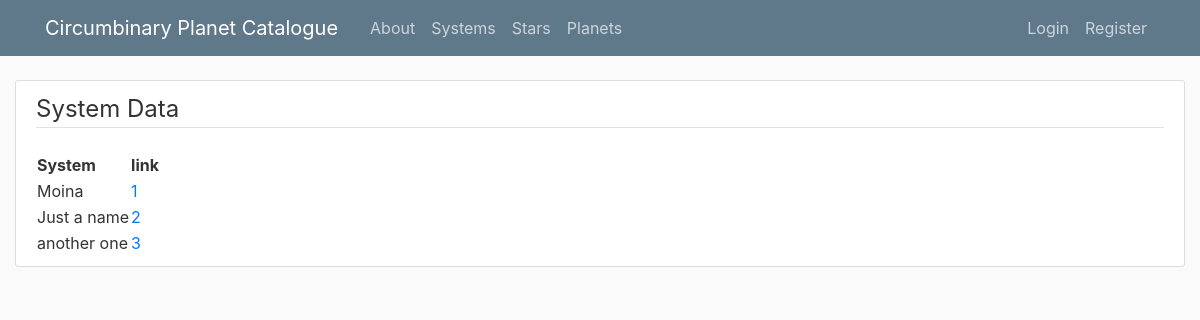
Page /systems/ on the earlier database version.
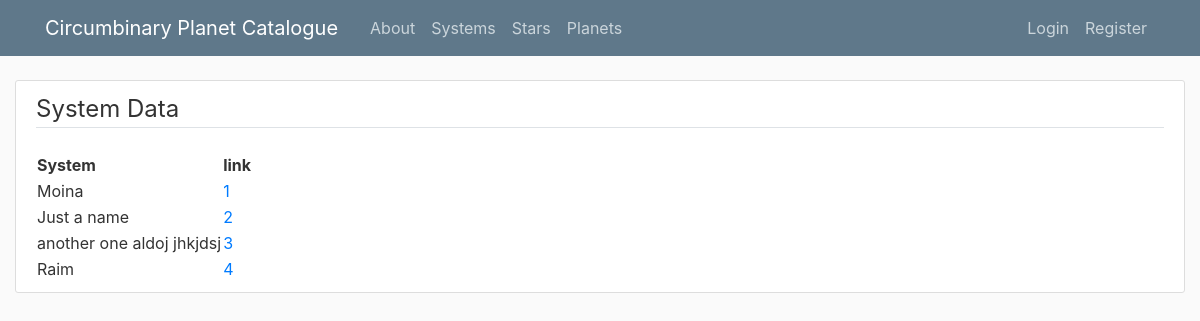
Same page on the later database version.
### flaskblog/models.py (models this page shows, shortened)
class System(db.Model):
    id = db.Column(db.Integer, primary_key=True)
    system_name = db.Column(db.String, nullable=False)
    gaia_id = db.Column(db.String)
    sp_type = db.Column(db.String)
    sp_type_ref = db.Column(db.String)
    ra = db.Column(db.String)
    ra_error_upper = db.Column(db.String)
    ra_error_lower = db.Column(db.String)
    dec = db.Column(db.String)
    dec_error_upper = db.Column(db.String)
    dec_error_lower = db.Column(db.String)
    ra_dec_ref = db.Column(db.Text)
    parallax = db.Column(db.String)
    parallax_error = db.Column(db.String)
    distance = db.Column(db.String)
    distance_error_upper = db.Column(db.String)
    distance_error_lower = db.Column(db.String)
    distance_ref = db.Column(db.Text)
    distance_gspphot = db.Column(db.String)
    distance_gspphot_upper = db.Column(db.String)
    distance_gspphot_lower = db.Column(db.String)
    pmra = db.Column(db.String)
    pmra_error_upper = db.Column(db.String)
    pmra_error_lower = db.Column(db.String)
    pmdec = db.Column(db.String)
    pmdec_error_upper = db.Column(db.String)
    pmdec_error_lower = db.Column(db.String)
    pm = db.Column(db.String)
    pm_ref = db.Column(db.Text)
    radial_velocity = db.Column(db.String)
    radial_velocity_upper = db.Column(db.String)
    radial_velocity_lower = db.Column(db.String)
    radial_velocity_ref = db.Column(db.Text)
    a = db.Column(db.String)
    a_error_upper = db.Column(db.String)
    a_error_lower = db.Column(db.String)
    a_ref = db.Column(db.Text)
    incl = db.Column(db.String)
    incl_error_upper = db.Column(db.String)
    incl_error_lower = db.Column(db.String)
    incl_ref = db.Column(db.Text)
    e = db.Column(db.String)
    e_error_upper = db.Column(db.String)
    e_error_lower = db.Column(db.String)
    e_ref = db.Column(db.Text)
    w = db.Column(db.String)
    w_error_upper = db.Column(db.String)
    w_error_lower = db.Column(db.String)
    w_ref = db.Column(db.Text)
    age = db.Column(db.String)
    age_error_upper = db.Column(db.String)
    age_error_lower = db.Column(db.String)
    age_ref = db.Column(db.Text)
    alt_names = db.Column(db.String)
    notes = db.Column(db.String)
    user_id = db.Column(db.Integer, db.ForeignKey('user.id'), nullable=False)

### flaskblog/routes.py (the view)
@app.route("/systems/")
def systems():
    systems = System.query.all()
    return render_template('systems.html', title="System Catalogue", systems=systems)

### flaskblog/templates/systems.html (shortened to what this page needs)
{% extends "tb_layout.html" %}
{% block content %}
        <article class="media content-section">
          <div class="media-body">
            <legend class="border-bottom mb-4"> System Data</legend>
            <table id="example">
                <thead>
                  <tr>
                    <th scope="col"> System </th>
                    <th scope="col"> link </th>
                  </tr>
                </thead>
                <tbody>
                    {% for system in systems %}
                        <tr>
                            <td> {{ system.system_name }} </td>
                            <td> <a href="{{ url_for('system', system_id=system.id) }}"> {{ system.id }} </a> </td>
                        </tr>
                    {% endfor %}
                </tbody>
              </table>
          </div>
        </article>
{% endblock content %}

### flaskblog/templates/tb_layout.html (shortened to what this page needs)
<!DOCTYPE html>
<html>
<head>
    <link rel="stylesheet" href="https://maxcdn.bootstrapcdn.com/bootstrap/4.0.0/css/bootstrap.min.css">
    <link rel="stylesheet" type="text/css" href="{{ url_for('static', filename='main.css') }}">
    <link rel="stylesheet" type="text/css" href="https://cdn.datatables.net/v/dt/dt-1.12.1/b-2.2.3/b-colvis-2.2.3/fc-4.1.0/fh-3.2.4/datatables.min.css"/>
</head>
<body>
    <header class="site-header">
      <nav class="navbar navbar-expand-md navbar-dark bg-steel fixed-top">
        <div class="container">
          <a class="navbar-brand mr-4" href="/"> Circumbinary Planet Catalogue </a>
          <div class="collapse navbar-collapse" id="navbarToggle">
            <div class="navbar-nav mr-auto">
              <a class="nav-item nav-link" href="{{ url_for('about') }}">About</a>
              <a class="nav-item nav-link" href="{{ url_for('systems') }}">Systems</a>
              <a class="nav-item nav-link" href="{{ url_for('stars') }}">Stars</a>
              <a class="nav-item nav-link" href="{{ url_for('planets') }}">Planets</a>
            </div>
            <div class="navbar-nav">
              {% if current_user.is_authenticated %}
              <li class="nav-item dropdown">
                <a class="nav-link dropdown-toggle" id="navbarDropdown" role="button" data-toggle="dropdown" aria-haspopup="true" aria-expanded="false">
                  User Menu
                </a>
              <div class="dropdown-menu"  aria-labelledby="navbarDropdown">
              <a class="dropdown-item" href="{{ url_for('new_system') }}">Add New System</a>
              <a class="dropdown-item" href="{{ url_for('new_star') }}">Add New Star</a>
              <a class="dropdown-item" href="{{ url_for('new_planet') }}">Add New Planet</a>
              <a class="dropdown-item" href="{{ url_for('account') }}">My Account</a>
              <a class="dropdown-item" href="{{ url_for('logout') }}">Log Out</a>
              </div>
          </li>
              {% else %}
                <a class="nav-item nav-link" href="{{ url_for('login') }}">Login</a>
                <a class="nav-item nav-link" href="{{ url_for('register') }}">Register</a>
              {% endif %}
            </div>
          </div>
        </div>
      </nav>
    </header>
    <main role="main" class="container-fluid">
          {% block content %}{% endblock %}
    </main>
</body>
</html>

### flaskblog/static/main.css (style rules this page uses)
body { background: #fafafa; color: #333333; margin-top: 5rem; }
.bg-steel { background-color: #5f788a; }
.site-header .navbar-nav .nav-link { color: #cbd5db; }
.content-section { background: #ffffff; padding: 10px 20px; border: 1px solid #dddddd; border-radius: 3px; margin-bottom: 20px; }

Differences in the rows shown:
changed System id 3: system_name "another one" → "another one aldoj jhkjdsj"
added System: system_name "Raim", id "4"
